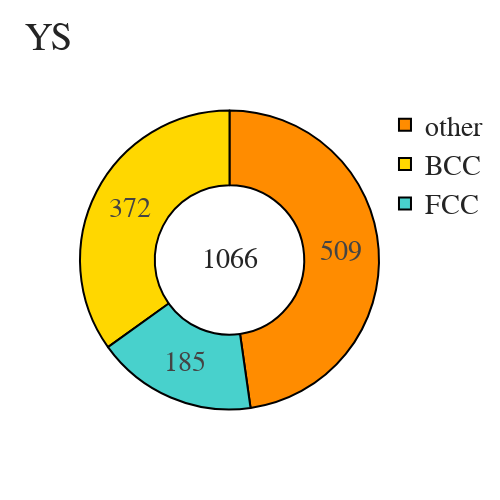
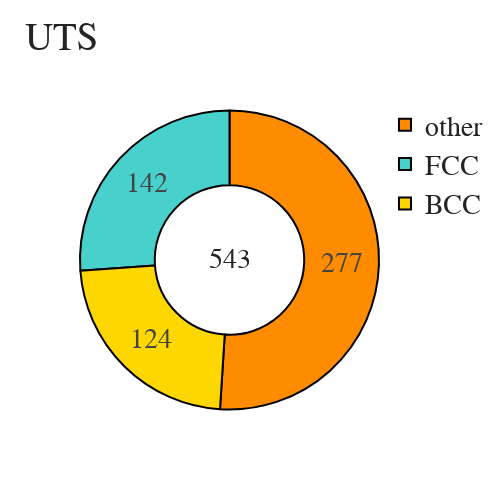
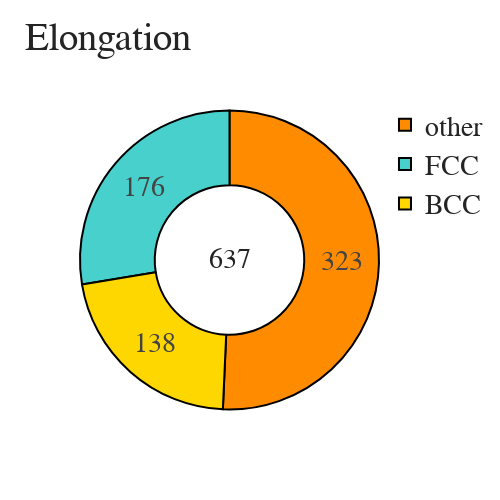
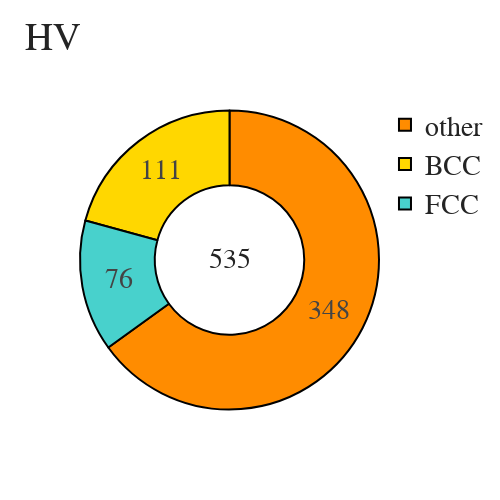

Notebook cell for these charts, in order:
### Code cell
# DONUTS

def get_totals(df, prop, phase):
    df = df[df['PROPERTY: BCC/FCC/other'] == phase]
    total = len(df[prop].dropna())
    return total


phases = ['BCC', 'FCC', 'other']
props = ['PROPERTY: YS (MPa)', 'PROPERTY: UTS (MPa)', 'PROPERTY: Elongation (%)', 'PROPERTY: HV']
totals = {}
for prop in props:
    vals = [get_totals(df, prop, phase) for phase in phases]
    totals[prop] = vals

    labels = phases
    values = vals
    colors = ['gold', 'mediumturquoise', 'darkorange']
    prop_name = prop.split(':')[1].split('(')[0].strip()

    fig = go.Figure(data=[go.Pie(labels=labels, values=values, hole=.5)])
    fig.update_layout(font=dict(family="Barlow Semi Condensed", size=28), title=prop_name) 
    fig.update_layout(width=500, height=500)
    fig.update_traces(hoverinfo='label', textinfo='value', textfont_size=28,
                  marker=dict(colors=colors, line=dict(color='#000000', width=2)))
    fig.update_layout(annotations=[dict(text=sum(values), x=0.5, y=0.5, font_size=28, showarrow=False)])
    fig.write_image("figures/{}_donut.pdf".format(prop_name))
    fig.show()

### Figure 1 — Plotly figure (JSON) as saved in the notebook; plotly's stock layout.template omitted (floating-point values rounded to 4 significant figures)
{"data": [{"hole": 0.5, "hoverinfo": "label", "labels": ["BCC", "FCC", "other"], "marker": {"colors": ["gold", "mediumturquoise", "darkorange"], "line": {"color": "#000000", "width": 2}}, "textfont": {"size": 28}, "textinfo": "value", "type": "pie", "values": [372, 185, 509]}], "layout": {"annotations": [{"font": {"size": 28}, "showarrow": false, "text": "1066", "x": 0.5, "y": 0.5}], "font": {"family": "Barlow Semi Condensed", "size": 28}, "height": 500, "title": {"text": "YS"}, "width": 500}}

### Figure 2 — Plotly figure (JSON) as saved in the notebook; plotly's stock layout.template omitted (floating-point values rounded to 4 significant figures)
{"data": [{"hole": 0.5, "hoverinfo": "label", "labels": ["BCC", "FCC", "other"], "marker": {"colors": ["gold", "mediumturquoise", "darkorange"], "line": {"color": "#000000", "width": 2}}, "textfont": {"size": 28}, "textinfo": "value", "type": "pie", "values": [124, 142, 277]}], "layout": {"annotations": [{"font": {"size": 28}, "showarrow": false, "text": "543", "x": 0.5, "y": 0.5}], "font": {"family": "Barlow Semi Condensed", "size": 28}, "height": 500, "title": {"text": "UTS"}, "width": 500}}

### Figure 3 — Plotly figure (JSON) as saved in the notebook; plotly's stock layout.template omitted (floating-point values rounded to 4 significant figures)
{"data": [{"hole": 0.5, "hoverinfo": "label", "labels": ["BCC", "FCC", "other"], "marker": {"colors": ["gold", "mediumturquoise", "darkorange"], "line": {"color": "#000000", "width": 2}}, "textfont": {"size": 28}, "textinfo": "value", "type": "pie", "values": [138, 176, 323]}], "layout": {"annotations": [{"font": {"size": 28}, "showarrow": false, "text": "637", "x": 0.5, "y": 0.5}], "font": {"family": "Barlow Semi Condensed", "size": 28}, "height": 500, "title": {"text": "Elongation"}, "width": 500}}

### Figure 4 — Plotly figure (JSON) as saved in the notebook; plotly's stock layout.template omitted (floating-point values rounded to 4 significant figures)
{"data": [{"hole": 0.5, "hoverinfo": "label", "labels": ["BCC", "FCC", "other"], "marker": {"colors": ["gold", "mediumturquoise", "darkorange"], "line": {"color": "#000000", "width": 2}}, "textfont": {"size": 28}, "textinfo": "value", "type": "pie", "values": [111, 76, 348]}], "layout": {"annotations": [{"font": {"size": 28}, "showarrow": false, "text": "535", "x": 0.5, "y": 0.5}], "font": {"family": "Barlow Semi Condensed", "size": 28}, "height": 500, "title": {"text": "HV"}, "width": 500}}
